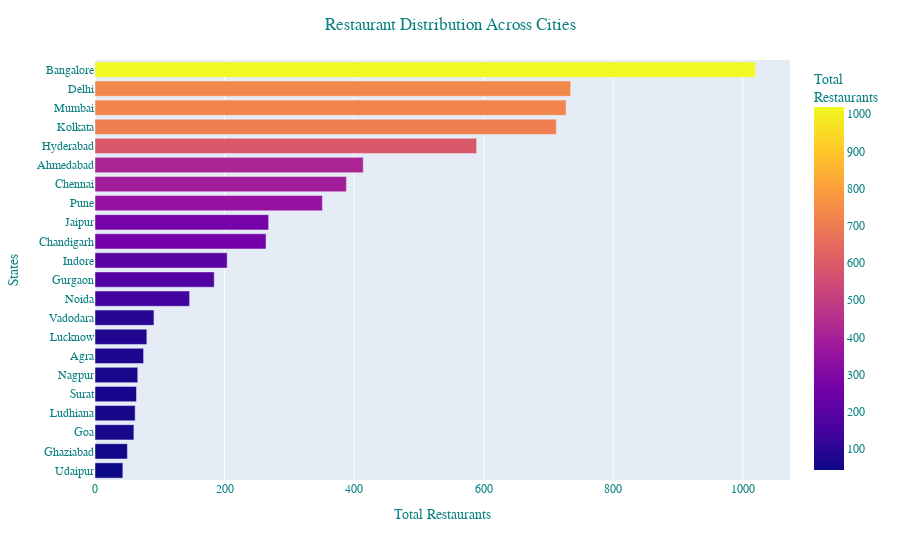

Write notebook code for a chart like this one.
### Code cell
restnt_city = df['City'].value_counts().sort_values(ascending = True) 

fig = px.bar(y = restnt_city.index, x=restnt_city, color=restnt_city, orientation = 'h',
            labels = {
                'color': 'Total' +'<br>'+ 'Restaurants'
            }) # color continuous scale
fig.update_layout(yaxis_title = 'States', xaxis_title = 'Total Restaurants', 
                  title_text='Restaurant Distribution Across Cities', 
                  title_x=0.5,
                  font=dict(
                      family="Courier New, monospace",
                      size=12,
                      color='rgb(12, 128, 128)'
                  )
                  )
fig.show()

### Figure 1 — Plotly figure (JSON) as saved in the notebook; plotly's stock layout.template omitted (floating-point values rounded to 4 significant figures)
{"data": [{"alignmentgroup": "True", "hovertemplate": "x=%{x}<br>y=%{y}<br>Total<br>Restaurants=%{marker.color}<extra></extra>", "legendgroup": "", "marker": {"color": [43, 50, 60, 62, 64, 66, 75, 80, 91, 146, 184, 204, 264, 268, 351, 388, 414, 589, 712, 727, 734, 1019], "coloraxis": "coloraxis", "pattern": {"shape": ""}}, "name": "", "offsetgroup": "", "orientation": "h", "showlegend": false, "textposition": "auto", "type": "bar", "x": [43, 50, 60, 62, 64, 66, 75, 80, 91, 146, 184, 204, 264, 268, 351, 388, 414, 589, 712, 727, 734, 1019], "xaxis": "x", "y": ["Udaipur", "Ghaziabad", "Goa", "Ludhiana", "Surat", "Nagpur", "Agra", "Lucknow", "Vadodara", "Noida", "Gurgaon", "Indore", "Chandigarh", "Jaipur", "Pune", "Chennai", "Ahmedabad", "Hyderabad", "Kolkata", "Mumbai", "Delhi", "Bangalore"], "yaxis": "y"}], "layout": {"barmode": "relative", "coloraxis": {"colorbar": {"title": {"text": "Total<br>Restaurants"}}, "colorscale": [[0, "#0d0887"], [0.1111, "#46039f"], [0.2222, "#7201a8"], [0.3333, "#9c179e"], [0.4444, "#bd3786"], [0.5556, "#d8576b"], [0.6667, "#ed7953"], [0.7778, "#fb9f3a"], [0.8889, "#fdca26"], [1, "#f0f921"]]}, "font": {"color": "rgb(12, 128, 128)", "family": "Courier New, monospace", "size": 12}, "legend": {"tracegroupgap": 0}, "margin": {"t": 60}, "title": {"text": "Restaurant Distribution Across Cities", "x": 0.5}, "xaxis": {"anchor": "y", "domain": [0, 1], "title": {"text": "Total Restaurants"}}, "yaxis": {"anchor": "x", "domain": [0, 1], "title": {"text": "States"}}}}
